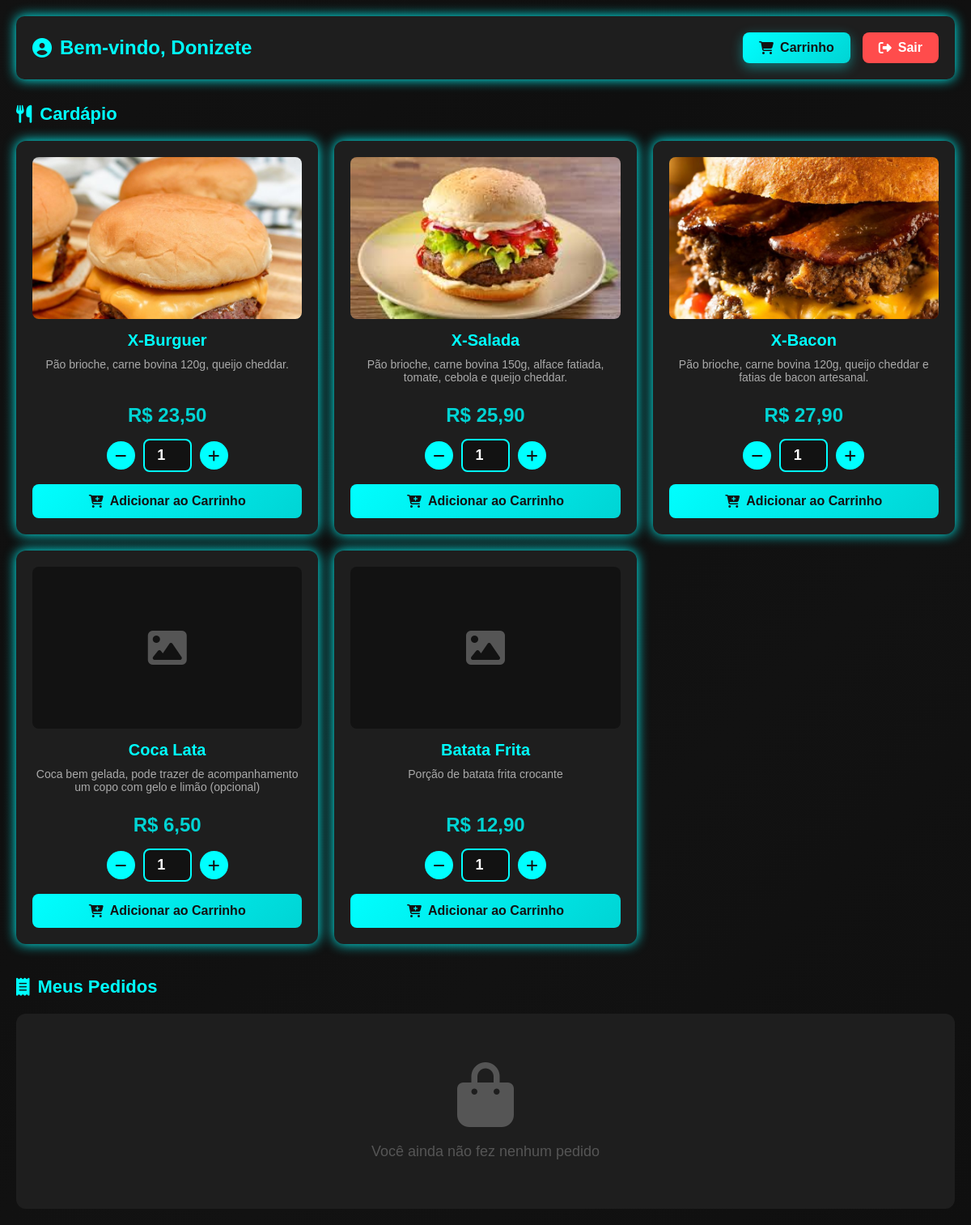
Page /painel_cliente.php (signed in) on the committed database.
### tables this page shows
CREATE TABLE `produtos` (
  `id` int(11) NOT NULL AUTO_INCREMENT,
  `nome` varchar(100) NOT NULL,
  `descricao` text DEFAULT NULL,
  `preco` decimal(10,2) NOT NULL,
  `imagem` varchar(255) DEFAULT NULL,
  PRIMARY KEY (`id`)
);

### painel_cliente.php (the view, shortened to what this page needs)
<?php
include "config.php";
$id_cliente = $_SESSION['id_usuario'];
$produtos = $conn->query("SELECT * FROM produtos");
$pedidos = $conn->query("SELECT pedidos.*,
                                CASE
                                    WHEN pedidos.tipo_produto = 'normal' THEN produtos.nome
                                    WHEN pedidos.tipo_produto = 'especial' THEN produtos_especiais.nome
                                END as produto_nome,
                                CASE
                                    WHEN pedidos.tipo_produto = 'normal' THEN produtos.imagem
                                    WHEN pedidos.tipo_produto = 'especial' THEN produtos_especiais.imagem
                                END as imagem
                         FROM pedidos
                         LEFT JOIN produtos ON pedidos.id_produto = produtos.id AND pedidos.tipo_produto = 'normal'
                         LEFT JOIN produtos_especiais ON pedidos.id_produto = produtos_especiais.id AND pedidos.tipo_produto = 'especial'
                         WHERE pedidos.id_cliente=$id_cliente
                         ORDER BY pedidos.data DESC");
$count_carrinho = $conn->query("SELECT COUNT(*) as total FROM carrinho WHERE id_cliente=$id_cliente")->fetch_assoc()['total'];
?>
<!DOCTYPE html>
<html lang="pt-BR">
<head>
    <link rel="stylesheet" href="css/cliente.css?e=<?php echo rand(0, 10000) ?>">
    <link rel="stylesheet" href="https://cdnjs.cloudflare.com/ajax/libs/font-awesome/6.5.0/css/all.min.css">
</head>
<body>
    <div class="container">
        <div class="header-cliente">
            <h1><i class="fa fa-user-circle"></i> Bem-vindo, <?php echo $_SESSION['usuario']; ?></h1>
            <div style="display: flex; gap: 15px;">
                <a href="carrinho.php" class="btn-carrinho">
                    <i class="fa fa-shopping-cart"></i> Carrinho
                </a>
                <a href="logout.php" class="btn-sair"><i class="fa fa-right-from-bracket"></i> Sair</a>
            </div>
        </div>
        <h2><i class="fa fa-utensils"></i> Cardápio</h2>
        <div class="produtos">
            <?php while ($p = $produtos->fetch_assoc()): ?>
                <div class="produto">
                    <?php if ($p['imagem']): ?>
                        <img src="uploads/<?= $p['imagem'] ?>" alt="<?= $p['nome'] ?>">
                    <?php else: ?>
                        <div class="sem-imagem"><i class="fa fa-image"></i></div>
                    <?php endif; ?>
                    <h3><?= $p['nome'] ?></h3>
                    <p class="descricao"><?= $p['descricao'] ?></p>
                    <p class="preco">R$ <?= number_format($p['preco'], 2, ',', '.') ?></p>
                    <form method="POST">
                        <div class="qtd-control">
                            <button type="button" onclick="diminuir(this)"><i class="fa fa-minus"></i></button>
                            <input type="number" name="quantidade" value="1" min="1" max="99" readonly>
                            <button type="button" onclick="aumentar(this)"><i class="fa fa-plus"></i></button>
                        </div>
                        <button type="submit" name="adicionar_carrinho" class="btn-comprar btn-add-carrinho">
                            <i class="fa fa-cart-plus"></i> Adicionar ao Carrinho
                        </button>
                    </form>
                </div>
            <?php endwhile; ?>
        </div>
        <h2><i class="fa fa-receipt"></i> Meus Pedidos</h2>
        <?php if ($pedidos->num_rows > 0): ?>
            <div class="pedidos-lista">
                <?php while ($pd = $pedidos->fetch_assoc()):
                    $status_class = '';
                    $status_icon = 'fa-clock';
                    if ($pd['status'] == 'Em preparo') {
                        $status_class = 'status-preparo';
                        $status_icon = 'fa-fire';
                    } elseif ($pd['status'] == 'Entregando') {
                        $status_class = 'status-entregando';
                        $status_icon = 'fa-truck';
                    } elseif ($pd['status'] == 'Entregue') {
                        $status_class = 'status-entregue';
                        $status_icon = 'fa-check-circle';
                    }
                    $pagamento_class = $pd['status_pagamento'] == 'Pago' ? 'pago' : 'pendente';
                    ?>
                    <div class="pedido-card <?= $status_class ?>">
                        <div class="pedido-header">
                            <span class="pedido-id">#<?= $pd['id'] ?></span>
                            <span class="pedido-data"><i class="fa fa-calendar"></i>
                                <?= date('d/m/Y H:i', strtotime($pd['data'])) ?></span>
                        </div>
                        <div class="pedido-info">
                            <?php if ($pd['imagem']): ?>
                                <img src="uploads/<?= $pd['imagem'] ?>" alt="<?= $pd['produto_nome'] ?>" class="pedido-img">
                            <?php endif; ?>
                            <div class="pedido-detalhes">
                                <h3><?= $pd['produto_nome'] ?></h3>
                                <?php if ($pd['numero_mesa']): ?>
                                    <p><i class="fa fa-table"></i> Mesa: <?= $pd['numero_mesa'] ?></p>
                                <?php else: ?>
                                    <p><i class="fa fa-motorcycle"></i> Delivery</p>
                                <?php endif; ?>
                                <p><i class="fa fa-box"></i> Quantidade: <?= $pd['quantidade'] ?></p>
                                <p class="pedido-total"><i class="fa fa-dollar-sign"></i> Total: R$
                                    <?= number_format($pd['total'], 2, ',', '.') ?>
                                </p>
                            </div>
                        </div>
                        <div class="pedido-footer">
                            <span class="status-badge <?= $status_class ?>">
                                <i class="fa <?= $status_icon ?>"></i> <?= $pd['status'] ?>
                            </span>
                            <span class="pagamento-badge <?= $pagamento_class ?>">
                                <i class="fa <?= $pd['status_pagamento'] == 'Pago' ? 'fa-check' : 'fa-clock' ?>"></i>
                                <?= $pd['status_pagamento'] ?>
                            </span>
                            <?php if (!empty($pd['metodo_pagamento'])): ?>
                                <p class="metodo-pagamento">
                                    <i class="fa fa-info-circle"></i> Método: <?= ucfirst($pd['metodo_pagamento']) ?>
                                </p>
                            <?php endif; ?>
                        </div>
                    </div>
                <?php endwhile; ?>
            </div>
        <?php else: ?>
            <div class="sem-pedidos">
                <i class="fa fa-shopping-bag"></i>
                <p>Você ainda não fez nenhum pedido</p>
            </div>
        <?php endif; ?>
    </div>
</body>
</html>

### css/cliente.css (style rules this page uses)
* { margin: 0; padding: 0; box-sizing: border-box; font-family: Arial, sans-serif; }
body { background: linear-gradient(-45deg, #0f0f0f, #121212, #0f0f0f, #121212); color: #fff; padding: 20px; min-height: 100vh; }
.container { max-width: 1200px; margin: auto; }
.header-cliente { display: flex; justify-content: space-between; align-items: center; margin-bottom: 30px; padding: 20px; background: #1e1e1e; border-radius: 10px; box-shadow: 0 0 15px #0ff; }
.header-cliente h1 { color: #0ff; font-size: 24px; display: flex; align-items: center; gap: 10px; }
.btn-sair { display: inline-flex; align-items: center; gap: 8px; padding: 10px 20px; background: #ff4c4c; color: #fff; text-decoration: none; border-radius: 8px; font-weight: bold; transition: 0.3s; }
h2 { color: #0ff; margin: 30px 0 20px; display: flex; align-items: center; gap: 10px; font-size: 22px; }
.produtos { display: grid; grid-template-columns: repeat(auto-fill, minmax(280px, 1fr)); gap: 20px; margin-bottom: 40px; }
.produto { background: #1e1e1e; padding: 20px; border-radius: 12px; text-align: center; box-shadow: 0 0 15px #0ff; transition: 0.3s; display: flex; flex-direction: column; }
.produto img { width: 100%; height: 200px; object-fit: cover; border-radius: 8px; margin-bottom: 15px; }
.sem-imagem { width: 100%; height: 200px; background: #121212; border-radius: 8px; display: flex; align-items: center; justify-content: center; margin-bottom: 15px; color: #555; font-size: 48px; }
.produto h3 { color: #0ff; margin-bottom: 10px; font-size: 20px; }
.produto .descricao { color: #aaa; font-size: 14px; margin-bottom: 10px; flex: 1; }
.produto .preco { color: #00d4d4; font-size: 24px; font-weight: bold; margin: 15px 0; }
.qtd-control { display: flex; align-items: center; justify-content: center; gap: 10px; margin-bottom: 15px; }
.qtd-control button { background: #0ff; color: #121212; border: none; width: 35px; height: 35px; border-radius: 50%; cursor: pointer; font-size: 16px; display: flex; align-items: center; justify-content: center; transition: 0.3s; }
.qtd-control input { width: 60px; padding: 8px; text-align: center; background: #121212; border: 2px solid #0ff; border-radius: 8px; color: #fff; font-size: 18px; font-weight: bold; }
.btn-comprar { width: 100%; background: #00cc55; color: #fff; padding: 12px; border: none; border-radius: 8px; font-weight: bold; cursor: pointer; transition: 0.3s; display: flex; align-items: center; justify-content: center; gap: 8px; font-size: 16px; }
.sem-pedidos { text-align: center; padding: 60px 20px; background: #1e1e1e; border-radius: 12px; color: #555; }
.sem-pedidos i { font-size: 80px; margin-bottom: 20px; }
.sem-pedidos p { font-size: 18px; }
html { -webkit-text-size-adjust: 100%; }
img, video, canvas, svg { max-width: 100%; height: auto; }

### painel_cliente.php (style rules this page uses)
.btn-carrinho { display: inline-flex; align-items: center; gap: 8px; padding: 10px 20px; background: linear-gradient(135deg, #0ff, #00d4d4); color: #121212; text-decoration: none; border-radius: 8px; font-weight: bold; transition: 0.3s; position: relative; box-shadow: 0 5px 15px rgba(0, 255, 255, 0.4); }
.btn-add-carrinho { background: linear-gradient(135deg, #0ff, #00d4d4); color: #121212; }

### rows in the picture
produtos: imagem (picture), nome "X-Burguer", descricao "Pão brioche, carne bovina 120g, queijo cheddar.", preco "23,50"
produtos: imagem (picture), nome "X-Salada", descricao "Pão brioche, carne bovina 150g, alface fatiada, tomate, cebola e queijo cheddar.", preco "25,90"
produtos: imagem (picture), nome "X-Bacon", descricao "Pão brioche, carne bovina 120g, queijo cheddar e fatias de bacon artesanal.", preco "27,90"
produtos: nome "Coca Lata", descricao "Coca bem gelada, pode trazer de acompanhamento um copo com gelo e limão (opcional)", preco "6,50"
produtos: nome "Batata Frita", descricao "Porção de batata frita crocante", preco "12,90"

### other values in the picture
$_SESSION['usuario'] "Donizete"
